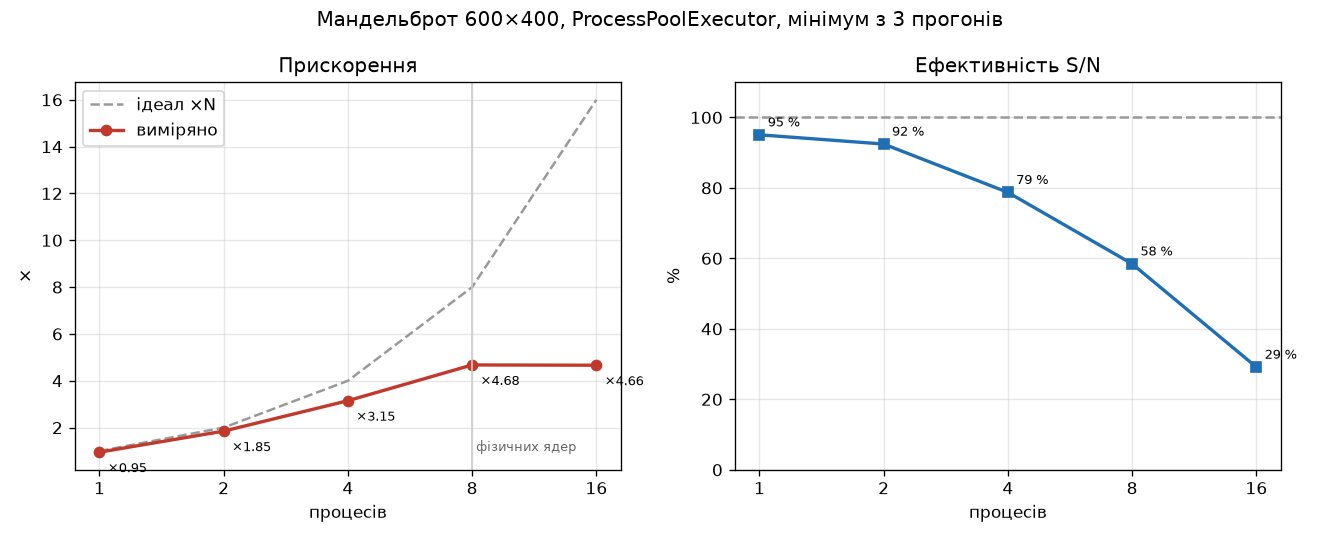

Source code (Python):
"""Прискорення з лінією ідеалу + ефективність. Бере zamiry.json з protsesy.py."""

import json
import os

import matplotlib
matplotlib.use("Agg")
import matplotlib.pyplot as plt  # noqa: E402

TUT = os.path.dirname(os.path.abspath(__file__))

with open(os.path.join(TUT, "zamiry.json"), encoding="utf-8") as f:
    d = json.load(f)

tochky = d["tochky"][1:]
n = [t["procesiv"] for t in tochky]
s = [d["posl_min"] / min(z["razom"] for z in t["zamiry"]) for t in tochky]
e = [100 * si / ni for si, ni in zip(s, n)]

fig, (a1, a2) = plt.subplots(1, 2, figsize=(11, 4.5))

a1.plot(n, n, "--", color="0.6", label="ідеал ×N")
a1.plot(n, s, "o-", color="#c0392b", linewidth=2, label="виміряно")
for x, y in zip(n, s):
    a1.annotate("×%.2f" % y, (x, y), xytext=(5, -12), textcoords="offset points", fontsize=8)
a1.axvline(d["fizychnykh"], color="0.8", linewidth=1)
a1.text(d["fizychnykh"], 1, " фізичних ядер", fontsize=8, color="0.4")
a1.set_title("Прискорення")
a1.set_xlabel("процесів")
a1.set_ylabel("×")

a2.plot(n, e, "s-", color="#1f6fb2", linewidth=2)
for x, y in zip(n, e):
    a2.annotate("%.0f %%" % y, (x, y), xytext=(5, 5), textcoords="offset points", fontsize=8)
a2.axhline(100, linestyle="--", color="0.6")
a2.set_title("Ефективність S/N")
a2.set_xlabel("процесів")
a2.set_ylabel("%")
a2.set_ylim(0, 110)

for a in (a1, a2):
    a.set_xscale("log", base=2)
    a.set_xticks(n)
    a.set_xticklabels([str(x) for x in n])
    a.grid(alpha=0.3)
a1.legend()

fig.suptitle("Мандельброт 600×400, ProcessPoolExecutor, мінімум з 3 прогонів")
fig.tight_layout()
fig.savefig(os.path.join(TUT, "grafik.png"), dpi=120)
print("Збережено grafik.png")
